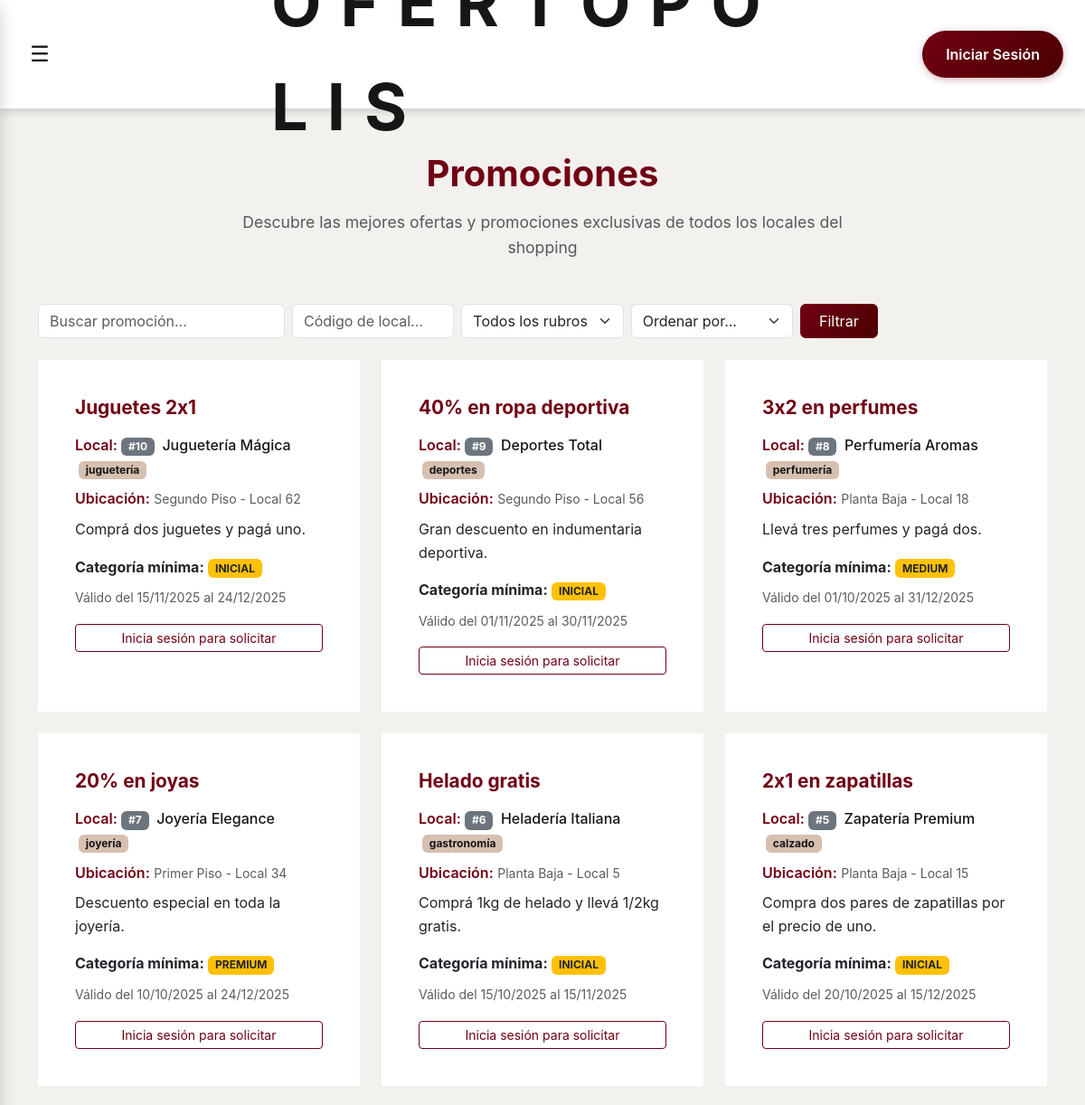
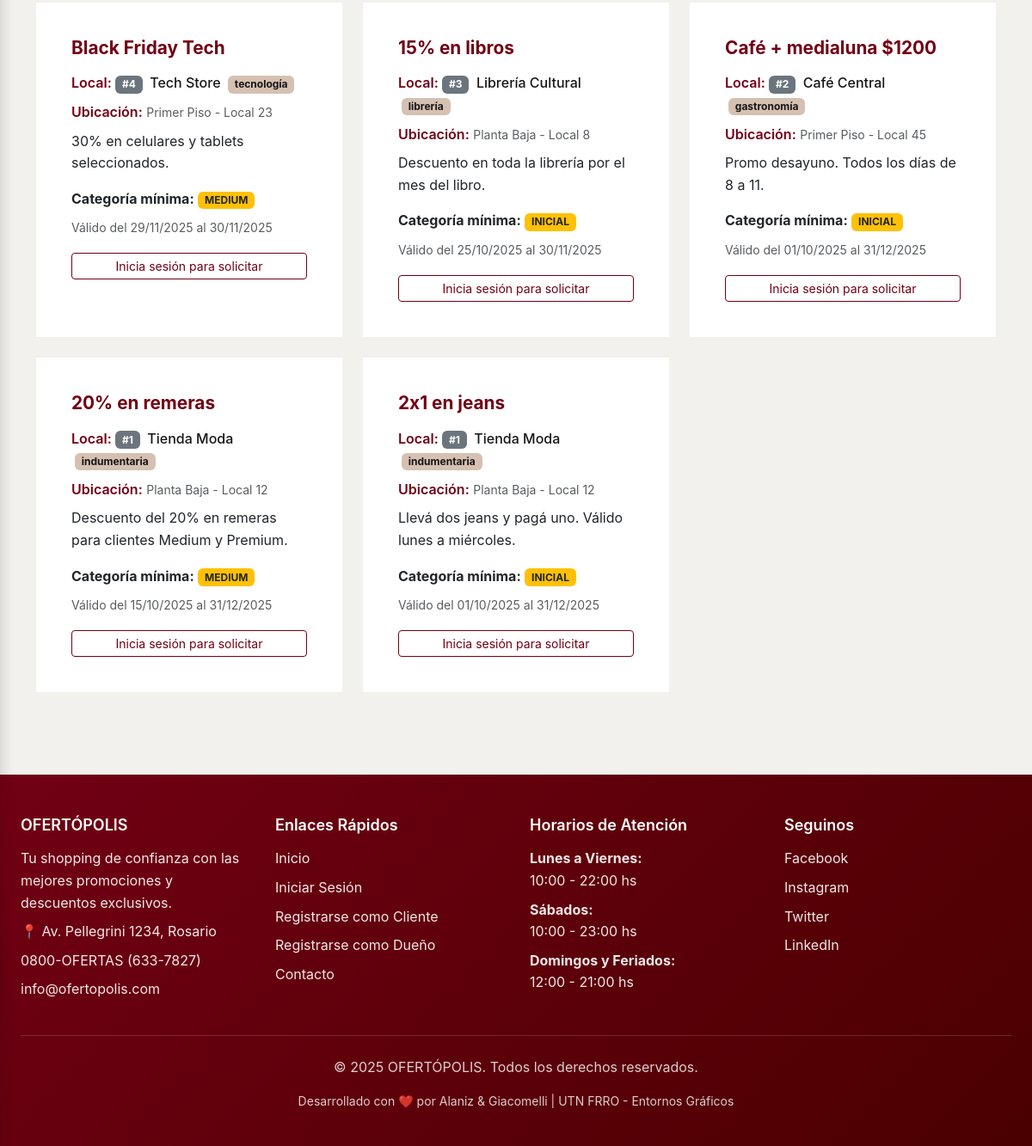
The app's page /promociones.php with its own data (2 pictures, top to bottom).
### tables this page shows
CREATE TABLE promociones (
  id INT AUTO_INCREMENT PRIMARY KEY,
  id_local INT,
  titulo VARCHAR(150),
  descripcion TEXT,
  fecha_inicio DATE,
  fecha_fin DATE,
  dias_vigencia VARCHAR(100),
  categoria_minima ENUM('inicial','medium','premium'),
  estado ENUM('pendiente','aprobada','rechazada') DEFAULT 'pendiente',
  FOREIGN KEY (id_local) REFERENCES locales(id) ON DELETE CASCADE
);

CREATE TABLE locales (
  id INT AUTO_INCREMENT PRIMARY KEY,
  nombre VARCHAR(100) NOT NULL,
  ubicacion VARCHAR(50),
  rubro VARCHAR(100),
  id_duenio INT,
  FOREIGN KEY (id_duenio) REFERENCES usuarios(id) ON DELETE SET NULL
);

### promociones.php (the view, shortened to what this page needs)
<?php
include_once("includes/db.php");
$where = ["p.estado = 'aprobada'", "p.fecha_fin >= CURDATE()"];
$where_clause = implode(" AND ", $where);
$order_by = "p.id DESC";
$sql = "SELECT p.*, l.id as local_id, l.nombre as local, l.rubro, l.ubicacion
        FROM promociones p
        INNER JOIN locales l ON p.id_local = l.id
        WHERE $where_clause
        ORDER BY $order_by";
$result = $conn->query($sql);
?>
<!DOCTYPE html>
<html lang="es">
<head>
  <link href="https://cdn.jsdelivr.net/npm/bootstrap@5.3.2/dist/css/bootstrap.min.css" rel="stylesheet">
  <link href="css/estilos.css" rel="stylesheet">
  <link href="css/header.css" rel="stylesheet">
  <link href="css/footer.css" rel="stylesheet">
  <link href="css/cards.css" rel="stylesheet">
</head>
<body>
<?php include("includes/header.php"); ?>
<main id="main-content" class="main-content">
  <div class="container mt-5 mb-5">
    <div class="text-center mb-5">
      <h1 class="section-title mb-3" style="font-size: 2.5rem; font-weight: 700; color: var(--primary-color);">
        Promociones
      </h1>
      <p class="text-muted" style="font-size: 1.1rem; max-width: 700px; margin: 0 auto;">
        Descubre las mejores ofertas y promociones exclusivas de todos los locales del shopping
      </p>
    </div>
    <form method="GET" class="mb-4">
      <div class="row g-2 mb-2">
        <div class="col-md-3">
          <input type="text"
                 name="buscar"
                 class="form-control"
                 placeholder="Buscar promoción..."
                 value="<?= htmlspecialchars($_GET['buscar'] ?? '') ?>">
        </div>
        <div class="col-md-2">
          <input type="number"
                 name="codigo_local"
                 class="form-control"
                 placeholder="Código de local..."
                 value="<?= htmlspecialchars($_GET['codigo_local'] ?? '') ?>">
        </div>
        <div class="col-md-2">
          <select name="rubro" class="form-select">
            <option value="">Todos los rubros</option>
          </select>
        </div>
        <div class="col-md-2">
          <select name="orden" class="form-select">
            <option value="">Ordenar por...</option>
          </select>
        </div>
        <div class="col-md-1">
          <button type="submit" class="btn btn-primary w-100">Filtrar</button>
        </div>
      </div>
    </form>
    <div class="row g-4">
      <?php if ($result && $result->num_rows > 0): ?>
        <?php while($promo = $result->fetch_assoc()):
          $ya_solicitada = false;
        ?>
          <div class="col-md-4 col-sm-6">
            <div class="card card-custom h-100">
              <div class="card-body">
                <h5 class="card-title-promo"><?= htmlspecialchars($promo['titulo']) ?></h5>
                <div class="mb-2">
                  <strong class="card-info-label">Local:</strong>
                  <span class="badge bg-secondary me-1">#<?= $promo['local_id'] ?></span>
                  <span class="card-info-value"><?= htmlspecialchars($promo['local']) ?></span>
                  <?php if (!empty($promo['rubro'])): ?>
                    <span class="badge bg-info ms-1"><?= htmlspecialchars($promo['rubro']) ?></span>
                  <?php endif; ?>
                </div>
                <?php if (!empty($promo['ubicacion'])): ?>
                  <div class="mb-2">
                    <strong class="card-info-label">Ubicación:</strong>
                    <small class="text-muted"><?= htmlspecialchars($promo['ubicacion']) ?></small>
                  </div>
                <?php endif; ?>
                <p class="card-text mb-3"><?= htmlspecialchars($promo['descripcion']) ?></p>
                <div class="mb-2">
                  <strong>Categoría mínima:</strong>
                  <span class="badge bg-warning text-dark"><?= strtoupper($promo['categoria_minima']) ?></span>
                </div>
                <?php if (!empty($promo['fecha_inicio']) && !empty($promo['fecha_fin'])): ?>
                  <div class="mb-3">
                    <small class="text-muted">
                      Válido del <?= date('d/m/Y', strtotime($promo['fecha_inicio'])) ?>
                      al <?= date('d/m/Y', strtotime($promo['fecha_fin'])) ?>
                    </small>
                  </div>
                <?php endif; ?>
                <?php if (isset($_SESSION['usuario_rol']) && $_SESSION['usuario_rol'] == 'cliente'): ?>
                  <?php if ($ya_solicitada): ?>
                    <button class="btn btn-secondary btn-sm w-100" disabled>
                      ✓ Ya solicitada
                    </button>
                  <?php else: ?>
                    <form method="POST" class="m-0">
                      <input type="hidden" name="id_promo" value="<?= $promo['id'] ?>">
                      <button type="submit" name="solicitar" class="btn btn-primary btn-sm w-100" onclick="return confirm('¿Deseas solicitar esta promoción?')">
                        Solicitar promoción
                      </button>
                    </form>
                  <?php endif; ?>
                <?php elseif (!isset($_SESSION['usuario_rol'])): ?>
                  <a href="auth/login.php" class="btn btn-outline-primary btn-sm w-100">Inicia sesión para solicitar</a>
                <?php endif; ?>
              </div>
            </div>
          </div>
        <?php endwhile; ?>
      <?php endif; ?>
    </div>
  </div>
</main>
<?php include("includes/footer.php"); ?>
</body>
</html>

### css/estilos.css (style rules this page uses)
:root { --primary-color: #710014; --primary-dark: #4A0000; --primary-light: #A64D63; --secondary-color: #D9BF6F; --accent-color: #C5A34F; --success-color: #4CAF50; --warning-color: #FF9800; --danger-color: #F44336; --info-color: #d6c0b1; --dark: #161616; --gray-dark: #424242; --gray: #757575; --gray-light: #BDBDBD; --light: #F2F1ED; --white: #FFFFFF; --spacing-xs: 0.5rem; --spacing-sm: 1rem; --spacing-md: 1.5rem; --spacing-lg: 2rem; --spacing-xl: 3rem; --border-radius: 0px; --border-radius-lg: 0px; --shadow-sm: 0 2px 4px rgba(22, 22, 22, 0.1); --shadow-md: 0 4px 8px rgba(22, 22, 22, 0.15); --shadow-lg: 0 8px 16px rgba(22, 22, 22, 0.2); --font-primary: -apple-system, BlinkMacSystemFont, 'Segoe UI', Roboto, 'Helvetica Neue', Arial, sans-serif; --font-size-base: 16px; --font-size-sm: 14px; --font-size-lg: 18px; --font-size-xl: 24px; --transition-speed: 0.3s; }
*, *::before, *::after { transition: none !important; animation: none !important; }
* { box-sizing: border-box; }
body { font-family: var(--font-primary); font-size: var(--font-size-base); line-height: 1.6; color: var(--dark); background-color: var(--light); margin: 0; padding: 0; padding-top: 120px; min-height: 100vh; display: flex; flex-direction: column; }
.main-content { flex: 1; }
.card-custom { background: var(--white); border-radius: var(--border-radius-lg); box-shadow: var(--shadow-sm); padding: var(--spacing-md); transition: all var(--transition-speed); height: 100%; border: 1px solid transparent; }
.badge.bg-info { background-color: #d6c0b1 !important; color: #161616 !important; }
.btn-primary { background: linear-gradient(135deg, #710014, #4A0000) !important; border-color: #710014 !important; color: #FFFFFF !important; }
.btn-outline-primary { background: transparent !important; border-color: #710014 !important; color: #710014 !important; }

### css/cards.css (style rules this page uses)
.card-custom { background: var(--white); border-radius: var(--border-radius-lg); box-shadow: none; padding: var(--spacing-md); height: 100%; border: 1px solid transparent; }
.card-title-promo { font-size: 1.3rem; color: var(--primary-color); font-weight: 700; margin-bottom: 1rem; }
.card-info-label { color: var(--primary-color); font-weight: 600; }
.card-info-value { color: var(--dark); font-weight: 500; }
.section-title { font-weight: 700; font-size: 1.8rem; color: var(--primary-color); margin-bottom: 0.5rem; }

### records on screen
promociones: titulo "Juguetes 2x1", id_local "10", id_local.nombre "Juguetería Mágica", id_local.rubro "juguetería", id_local.ubicacion "Segundo Piso - Local 62", descripcion "Comprá dos juguetes y pagá uno.", categoria_minima "INICIAL", fecha_inicio "15/11/2025", fecha_fin "24/12/2025"
promociones: titulo "40% en ropa deportiva", id_local "9", id_local.nombre "Deportes Total", id_local.rubro "deportes", id_local.ubicacion "Segundo Piso - Local 56", descripcion "Gran descuento en indumentaria deportiva.", categoria_minima "INICIAL", fecha_inicio "01/11/2025", fecha_fin "30/11/2025"
promociones: titulo "3x2 en perfumes", id_local "8", id_local.nombre "Perfumería Aromas", id_local.rubro "perfumería", id_local.ubicacion "Planta Baja - Local 18", descripcion "Llevá tres perfumes y pagá dos.", categoria_minima "MEDIUM", fecha_inicio "01/10/2025", fecha_fin "31/12/2025"
promociones: titulo "20% en joyas", id_local "7", id_local.nombre "Joyería Elegance", id_local.rubro "joyería", id_local.ubicacion "Primer Piso - Local 34", descripcion "Descuento especial en toda la joyería.", categoria_minima "PREMIUM", fecha_inicio "10/10/2025", fecha_fin "24/12/2025"
promociones: titulo "Helado gratis", id_local "6", id_local.nombre "Heladería Italiana", id_local.rubro "gastronomía", id_local.ubicacion "Planta Baja - Local 5", descripcion "Comprá 1kg de helado y llevá 1/2kg gratis.", categoria_minima "INICIAL", fecha_inicio "15/10/2025", fecha_fin "15/11/2025"
promociones: titulo "2x1 en zapatillas", id_local "5", id_local.nombre "Zapatería Premium", id_local.rubro "calzado", id_local.ubicacion "Planta Baja - Local 15", descripcion "Compra dos pares de zapatillas por el precio de uno.", categoria_minima "INICIAL", fecha_inicio "20/10/2025", fecha_fin "15/12/2025"
promociones: titulo "Black Friday Tech", id_local "4", id_local.nombre "Tech Store", id_local.rubro "tecnología", id_local.ubicacion "Primer Piso - Local 23", descripcion "30% en celulares y tablets seleccionados.", categoria_minima "MEDIUM", fecha_inicio "29/11/2025", fecha_fin "30/11/2025"
promociones: titulo "15% en libros", id_local "3", id_local.nombre "Librería Cultural", id_local.rubro "librería", id_local.ubicacion "Planta Baja - Local 8", descripcion "Descuento en toda la librería por el mes del libro.", categoria_minima "INICIAL", fecha_inicio "25/10/2025", fecha_fin "30/11/2025"
promociones: titulo "Café + medialuna $1200", id_local "2", id_local.nombre "Café Central", id_local.rubro "gastronomía", id_local.ubicacion "Primer Piso - Local 45", descripcion "Promo desayuno. Todos los días de 8 a 11.", categoria_minima "INICIAL", fecha_inicio "01/10/2025", fecha_fin "31/12/2025"
promociones: titulo "20% en remeras", id_local "1", id_local.nombre "Tienda Moda", id_local.rubro "indumentaria", id_local.ubicacion "Planta Baja - Local 12", descripcion "Descuento del 20% en remeras para clientes Medium y Premium.", categoria_minima "MEDIUM", fecha_inicio "15/10/2025", fecha_fin "31/12/2025"
promociones: titulo "2x1 en jeans", id_local "1", id_local.nombre "Tienda Moda", id_local.rubro "indumentaria", id_local.ubicacion "Planta Baja - Local 12", descripcion "Llevá dos jeans y pagá uno. Válido lunes a miércoles.", categoria_minima "INICIAL", fecha_inicio "01/10/2025", fecha_fin "31/12/2025"
